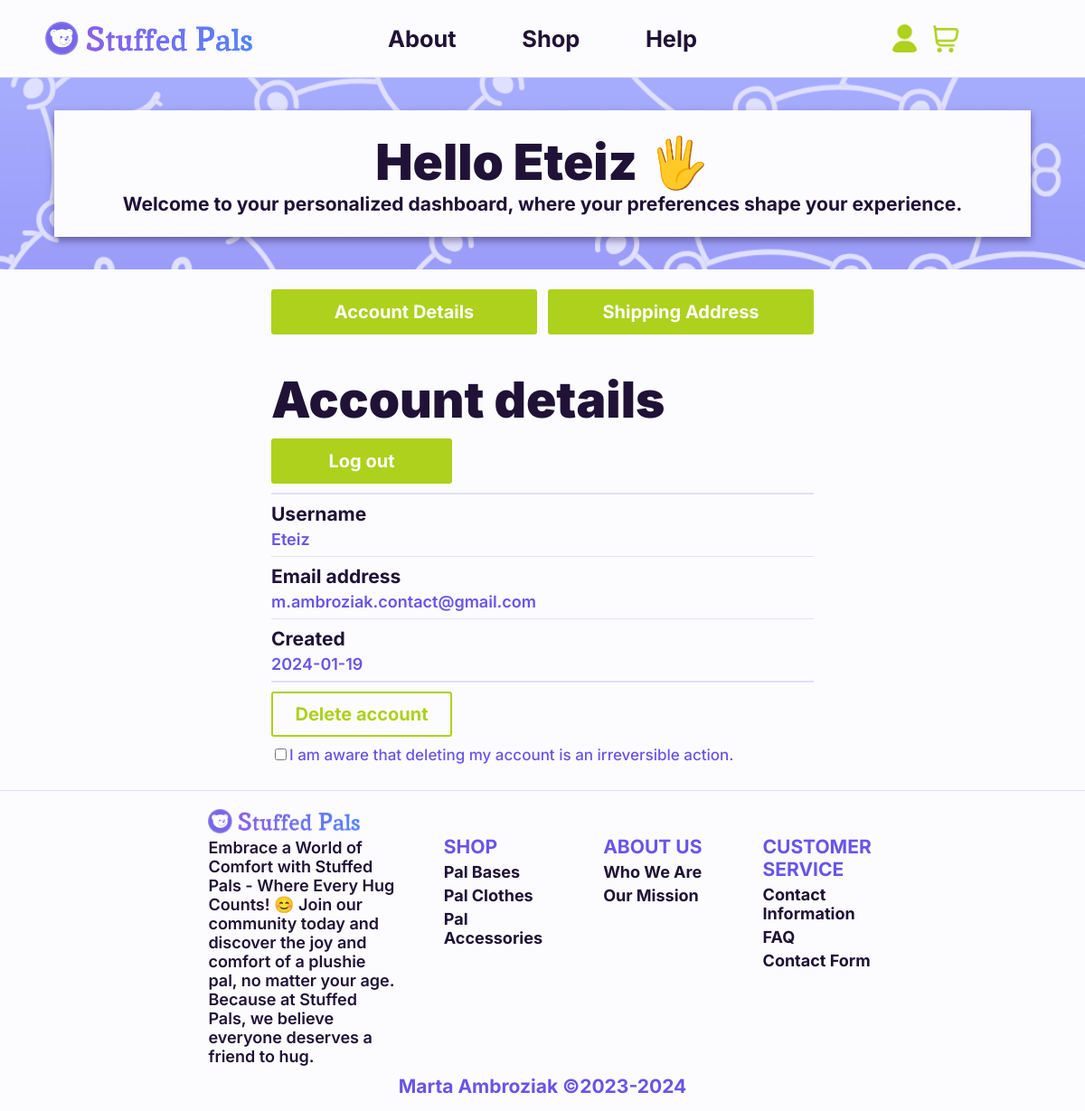
Page /user_pages/user_profile/user_profile.php?content=details (signed in) on the committed database.
### tables this page shows
CREATE TABLE IF NOT EXISTS `user` (
  `id` int(11) NOT NULL AUTO_INCREMENT,
  `user_login` varchar(40) NOT NULL,
  `user_password` varchar(60) NOT NULL COMMENT 'Hashed by md5',
  `user_email` varchar(255) DEFAULT NULL,
  `date_created` date NOT NULL DEFAULT current_timestamp(),
  PRIMARY KEY (`id`),
  UNIQUE KEY `UC_user_login_unique` (`user_login`),
  UNIQUE KEY `user_email` (`user_email`)
);

### user_pages/user_profile/user_details/user_details_loader.php (the view, shortened to what this page needs)
<?php
require_once "../../init.php";
$userId = $_SESSION["user_id"];
$userQuery = $conn->prepare("SELECT user_login, user_email, date_created FROM User WHERE id = ?");
$userQuery->bind_param("i", $userId);
$userQuery->execute();
$userResult = $userQuery->get_result();
if ($userRow = $userResult->fetch_assoc()) {
    echo "<div id='user-profile-details' class='section-title'>";
        echo "<h1>Account details</h1>";
        echo "<form id='user-logout-form' action='../../../user_pages/user_profile/user_details/userlogout_sender.php' method='post'>";
            echo "<button class='hyperlink_button' type='submit' name='logout-button' title='Log out'>
                <div class='button-text'>Log out</div>
                <div class='dots-5' style='display: none;'></div>
            </button>";
        echo "</form>";
        echo "<hr class='outer'>";
        echo "<div class='section-element'>";
            echo "<h3>Username</h3>";
            echo "<h4 style='color: var(--primary-color)'>". htmlspecialchars($userRow["user_login"]) ."</h4>";
        echo "</div>";
        echo "<hr>";
        echo "<div class='section-element'>";
            echo "<h3>Email address</h3>";
            echo "<h4 style='color: var(--primary-color)'>". htmlspecialchars($userRow["user_email"]) ."</h4>";
        echo "</div>";
        echo "<hr>";
        echo "<div class='section-element'>";
            echo "<h3>Created</h3>";
            echo "<h4 style='color: var(--primary-color)'>". htmlspecialchars($userRow["date_created"]) ."</h4>";
        echo "</div>";
        echo "<hr class='outer'>";
        echo "<div class='form-section'>";
            echo"<form id='user-delete-form' action='../../../user_pages/user_profile/user_details/userdelete_sender.php' method='post'>";
                echo "<button class='hyperlink_button_reverse' type='submit' name='delete-button' title='Delete account'>
                        <div class='button-text'>Delete account</div>
                        <div class='dots-5' style='display: none;'></div>
                    </button>";
                echo "<label>";
                    echo "<input type='checkbox' name='confirm-delete' required>";
                    echo "I am aware that deleting my account is an irreversible action.";
                echo "</label>";
            echo "</form>";
        echo "</div>";
    echo "</div>";
} else {
    echo "User not found.";
}
?>

### styles.css (style rules this page uses)
:root { --white-background-color: #fcfcff; --default-color: #201236; --shadow-color: #20123673; --primary-color: #6855E7; --secondary-color: #4F40AE; --tertiary-color: #DFDFFF; --gradient-light-color: #999AF9; --gradient-dark-color: #786CED; --action-color-default: #ADD11C; --action-color-hover: #85A30C; --action-color-disabled: #999999; --alert-color: #ff0a47; --page-width: 100%; }
body { padding: 0px; margin: 0px; background-color: var(--tertiary-color); color: var(--default-color); font-family: 'Inter', sans-serif; font-weight: 500; font-size: 17px; }
hr { height: 1px; border: none; background-color: var(--tertiary-color); }
hr.outer { height: 2px; }
h1, h2, h3, h4, span, p { margin-top: 5px; margin-bottom: 5px; color: var(--default-color); }
h1 { font-weight: 900; font-size: 55px; }
h3 { font-weight: 700; font-size: 21px; }
h4 { font-weight: 600; font-size: 18px; }
.form-section, .form-field textarea, .form-field select, .form-field input, .form-result, .form-extra-information { width: 100%; }
.form-section { padding-top: 50px; padding-bottom: 50px; margin: auto; text-align: left; }
a, button { text-align: center; }
.hyperlink_button, .hyperlink_button:visited, .hyperlink_button_inactive, .hyperlink_button_inactive:visited { display: flex; justify-content: center; align-items: center; width: 200px; height: 50px; margin-top: 10px; margin-bottom: 10px; border: none; border-radius: 3px; font-family: 'Inter', sans-serif; font-weight: 700; font-size: 20px; text-decoration: none; }
.hyperlink_button, .hyperlink_button:visited { color: var(--white-background-color); transition: background-color 0.3s ease; cursor: pointer; }
.hyperlink_button, .hyperlink_button:visited { background-color: var(--action-color-default); }
.hyperlink_button_reverse, .hyperlink_button_reverse:visited, .hyperlink_button_reverse_inactive, .hyperlink_button_reverse_inactive:visited { display: flex; justify-content: center; align-items: center; width: 200px; height: 50px; margin-top: 10px; margin-bottom: 10px; border-radius: 3px; box-sizing: border-box; background-color:rgba(0, 0, 0, 0); font-family: 'Inter', sans-serif; font-weight: 700; font-size: 20px; text-decoration: none; }
.hyperlink_button_reverse, .hyperlink_button_reverse:visited { border: 2px solid var(--action-color-default); color: var(--action-color-default); transition: border 0.3s ease, color 0.3s ease; cursor: pointer; }
#user-profile-details, #user-profile-details .section-element { width: 100%; }
#user-profile-details .form-section { justify-content: flex-start; padding: 0px; }
#user-delete-form { color: var(--primary-color); }

### rows in the picture
user: user_login "Eteiz", user_email "m.ambroziak.contact@gmail.com", date_created "2024-01-19"

### other values in the picture
$_SESSION["user_login"] "Eteiz"
